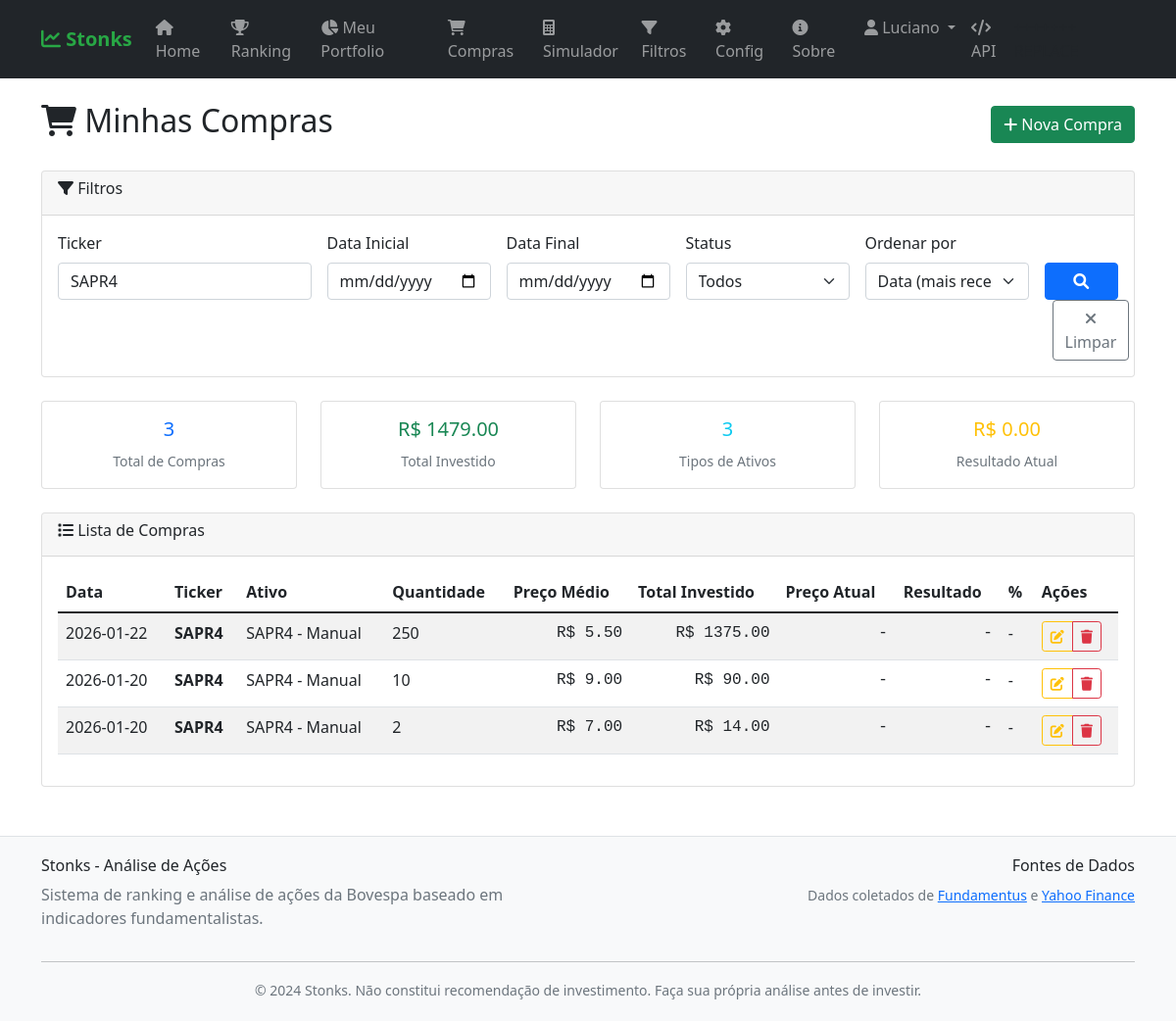
Screenshot of /purchases/?ticker=SAPR4 (signed in) with the database file from the repository.
### tables this page shows
CREATE TABLE users (
                id INTEGER PRIMARY KEY AUTOINCREMENT,
                nome VARCHAR(100) NOT NULL,
                email VARCHAR(100) UNIQUE NOT NULL,
                senha_hash VARCHAR(255) NOT NULL,
                email_verificado BOOLEAN DEFAULT FALSE,
                token_verificacao VARCHAR(255),
                token_reset_senha VARCHAR(255),
                token_expiracao DATETIME,
                data_cadastro DATETIME DEFAULT CURRENT_TIMESTAMP,
                ultimo_login DATETIME,
                ativo BOOLEAN DEFAULT TRUE
            );

CREATE TABLE purchases (
                id INTEGER PRIMARY KEY AUTOINCREMENT,
                user_id INTEGER NOT NULL,
                ticker VARCHAR(10) NOT NULL,
                nome_ativo VARCHAR(200) NOT NULL,
                quantidade INTEGER NOT NULL,
                preco_unitario REAL NOT NULL,
                taxas REAL DEFAULT 0.0,
                custo_total REAL NOT NULL,
                preco_medio REAL NOT NULL,
                data_compra DATE NOT NULL,
                quantidade_vendida INTEGER DEFAULT 0,
                preco_venda REAL,
                data_venda DATE,
                criado_em DATETIME DEFAULT CURRENT_TIMESTAMP,
                atualizado_em DATETIME DEFAULT CURRENT_TIMESTAMP, classe_ativo VARCHAR(50) DEFAULT NULL,
                FOREIGN KEY (user_id) REFERENCES users (id) ON DELETE CASCADE
            );

### routes/purchases.py (the view)
@purchases_bp.route('/')
@login_required
def index():
    try:
        filtros = {
            'ticker': request.args.get('ticker', ''),
            'data_inicio': request.args.get('data_inicio', ''),
            'data_fim': request.args.get('data_fim', ''),
            'ativos_vendidos': request.args.get('ativos_vendidos', ''),
            'ordenacao': request.args.get('ordenacao', 'data_compra_desc'),
            'page': request.args.get('page', 1, type=int),
            'per_page': request.args.get('per_page', 20, type=int)
        }
        order_by = 'data_compra'
        order_dir = 'DESC'
        if filtros['ordenacao']:
            if filtros['ordenacao'] == 'data_compra_asc':
                order_by, order_dir = 'data_compra', 'ASC'
            elif filtros['ordenacao'] == 'data_compra_desc':
                order_by, order_dir = 'data_compra', 'DESC'
            elif filtros['ordenacao'] == 'ticker_asc':
                order_by, order_dir = 'ticker', 'ASC'
            elif filtros['ordenacao'] == 'valor_desc':
                order_by, order_dir = 'custo_total', 'DESC'
        resultado = purchase_service.listar_compras(
            current_user.id,
            page=filtros['page'],
            per_page=filtros['per_page'],
            order_by=order_by,
            order_dir=order_dir,
            ticker_filter=filtros['ticker'] if filtros['ticker'] else None
        )
        if resultado['success']:
            purchases = resultado['compras']
            pagination = resultado['pagination']
            if isinstance(pagination, dict):
                pagination.setdefault('pages', pagination.get('total_pages', 0))
                pagination.setdefault('total_pages', pagination.get('total_pages', 0))
        else:
            flash(resultado['message'], 'error')
            purchases = []
            pagination = {'page': 1, 'per_page': 20, 'total': 0, 'total_pages': 0, 'pages': 0}
        return render_template('purchases/index.html',
                             purchases=purchases,
                             pagination=pagination,
                             filtros=filtros)
    except Exception as e:
        logger.error(f"Erro na listagem de compras: {e}")
        flash('Erro ao carregar compras.', 'error')
        filtros = {
            'ticker': '',
            'data_inicio': '',
            'data_fim': '',
            'ativos_vendidos': '',
            'ordenacao': 'data_compra_desc',
            'page': 1,
            'per_page': 20
        }
        pagination = {'page': 1, 'per_page': 20, 'total': 0, 'total_pages': 0, 'pages': 0}
        return render_template('purchases/index.html', purchases=[], pagination=pagination, filtros=filtros)

### templates/purchases/index.html (shortened to what this page needs)
{% extends "base.html" %}
{% block content %}
<div class="d-flex justify-content-between align-items-center mb-4">
    <h2><i class="fas fa-shopping-cart"></i> Minhas Compras</h2>
    <a href="{{ url_for('purchases.new_purchase') }}" class="btn btn-success">
        <i class="fas fa-plus"></i> Nova Compra
    </a>
</div>
<div class="card mb-4">
    <div class="card-header">
        <h6><i class="fas fa-filter"></i> Filtros</h6>
    </div>
    <div class="card-body">
        <form method="GET" class="row g-3">
            <div class="col-md-3">
                <label for="ticker" class="form-label">Ticker</label>
                <input type="text" class="form-control" id="ticker" name="ticker"
                       value="{{ filtros.ticker or '' }}" placeholder="Ex: PETR4">
            </div>
            <div class="col-md-2">
                <label for="data_inicio" class="form-label">Data Inicial</label>
                <input type="date" class="form-control" id="data_inicio" name="data_inicio"
                       value="{{ filtros.data_inicio or '' }}">
            </div>
            <div class="col-md-2">
                <label for="data_fim" class="form-label">Data Final</label>
                <input type="date" class="form-control" id="data_fim" name="data_fim"
                       value="{{ filtros.data_fim or '' }}">
            </div>
            <div class="col-md-2">
                <label for="ativos_vendidos" class="form-label">Status</label>
                <select class="form-select" id="ativos_vendidos" name="ativos_vendidos">
                    <option value="">Todos</option>
                </select>
            </div>
            <div class="col-md-2">
                <label for="ordenacao" class="form-label">Ordenar por</label>
                <select class="form-select" id="ordenacao" name="ordenacao">
                    <option value="data_compra_desc" {{ 'selected' if filtros.ordenacao == 'data_compra_desc' }}>
                        Data (mais recente)
                    </option>
                </select>
            </div>
            <div class="col-md-1">
                <label class="form-label d-block">&nbsp;</label>
                <button type="submit" class="btn btn-primary w-100">
                    <i class="fas fa-search"></i>
                </button>
            </div>
        </form>
    </div>
</div>
<div class="row mb-4">
    <div class="col-md-3">
        <div class="card text-center">
            <div class="card-body">
                <h5 class="text-primary">{{ pagination.total }}</h5>
                <small class="text-muted">Total de Compras</small>
            </div>
        </div>
    </div>
    <div class="col-md-3">
        <div class="card text-center">
            <div class="card-body">
                <h5 class="text-success">
                    {% set total_investido = purchases | sum(attribute='custo_total') %}
                    R$ {{ "%.2f"|format(total_investido) }}
                </h5>
                <small class="text-muted">Total Investido</small>
            </div>
        </div>
    </div>
    <div class="col-md-3">
        <div class="card text-center">
            <div class="card-body">
                <h5 class="text-info">
                    {{ purchases | length }}
                </h5>
                <small class="text-muted">Tipos de Ativos</small>
            </div>
        </div>
    </div>
    <div class="col-md-3">
        <div class="card text-center">
            <div class="card-body">
                <h5 class="text-warning">
                    R$ 0.00
                </h5>
                <small class="text-muted">Resultado Atual</small>
            </div>
        </div>
    </div>
</div>
<div class="card">
    <div class="card-header">
        <h6><i class="fas fa-list"></i> Lista de Compras</h6>
    </div>
    <div class="card-body">
        {% if purchases %}
        <div class="table-responsive">
            <table class="table table-striped table-hover">
                <thead>
                    <tr>
                        <th>Data</th>
                        <th>Ticker</th>
                        <th>Ativo</th>
                        <th>Quantidade</th>
                        <th>Preço Médio</th>
                        <th>Total Investido</th>
                        <th>Preço Atual</th>
                        <th>Resultado</th>
                        <th>%</th>
                        <th>Ações</th>
                    </tr>
                </thead>
                <tbody>
                    {% for purchase in purchases %}
                    <tr>
                        <td>{{ purchase.data_compra[:10] }}</td>
                        <td>
                            <strong>{{ purchase.ticker }}</strong>
                        </td>
                        <td>{{ purchase.nome_ativo }}</td>
                        <td>{{ purchase.quantidade }}</td>
                        <td class="indicator-value">R$ {{ "%.2f"|format(purchase.preco_medio) }}</td>
                        <td class="indicator-value">R$ {{ "%.2f"|format(purchase.custo_total) }}</td>
                        <td class="indicator-value">-</td>
                        <td class="indicator-value">-</td>
                        <td>-</td>
                        <td>
                            <div class="btn-group btn-group-sm" role="group">
                                <a href="{{ url_for('purchases.edit_purchase', purchase_id=purchase.id) }}"
                                   class="btn btn-outline-warning" title="Editar">
                                    <i class="fas fa-edit"></i>
                                </a>
                                <button type="button" class="btn btn-outline-danger"
                                        onclick="confirmarExclusao('{{ purchase.id }}')" title="Excluir">
                                    <i class="fas fa-trash"></i>
                                </button>
                            </div>
                        </td>
                    </tr>
                    {% endfor %}
                </tbody>
            </table>
        </div>
        {% endif %}
    </div>
</div>
{% endblock %}

### templates/base.html (shortened to what this page needs)
<!DOCTYPE html>
<html lang="pt-BR">
<head>
    <link href="https://cdn.jsdelivr.net/npm/bootstrap@5.1.3/dist/css/bootstrap.min.css" rel="stylesheet">
    <link href="https://cdnjs.cloudflare.com/ajax/libs/font-awesome/6.0.0/css/all.min.css" rel="stylesheet">
</head>
<body>
    <nav class="navbar navbar-expand-lg navbar-dark bg-dark">
        <div class="container">
            <a class="navbar-brand" href="{{ url_for('main.index') }}">
                <i class="fas fa-chart-line"></i> Stonks
            </a>
            <div class="collapse navbar-collapse" id="navbarNav">
                <ul class="navbar-nav me-auto">
                    <li class="nav-item">
                        <a class="nav-link" href="{{ url_for('main.index') }}">
                            <i class="fas fa-home"></i> Home
                        </a>
                    </li>
                    <li class="nav-item">
                        <a class="nav-link" href="{{ url_for('main.ranking') }}">
                            <i class="fas fa-trophy"></i> Ranking
                        </a>
                    </li>
                    {% if current_user.is_authenticated %}
                    <li class="nav-item">
                        <a class="nav-link" href="{{ url_for('purchases.dashboard') }}">
                            <i class="fas fa-chart-pie"></i> Meu Portfolio
                        </a>
                    </li>
                    <li class="nav-item">
                        <a class="nav-link" href="{{ url_for('purchases.index') }}">
                            <i class="fas fa-shopping-cart"></i> Compras
                        </a>
                    </li>
                    {% endif %}
                    <li class="nav-item">
                        <a class="nav-link" href="{{ url_for('main.simulador') }}">
                            <i class="fas fa-calculator"></i> Simulador
                        </a>
                    </li>
                    <li class="nav-item">
                        <a class="nav-link" href="{{ url_for('main.filter_stocks') }}">
                            <i class="fas fa-filter"></i> Filtros
                        </a>
                    </li>
                    <li class="nav-item">
                        <a class="nav-link" href="{{ url_for('main.config') }}">
                            <i class="fas fa-cog"></i> Config
                        </a>
                    </li>
                    <li class="nav-item">
                        <a class="nav-link" href="{{ url_for('main.about') }}">
                            <i class="fas fa-info-circle"></i> Sobre
                        </a>
                    </li>
                </ul>
                <ul class="navbar-nav">
                    {% if current_user.is_authenticated %}
                    <li class="nav-item dropdown">
                        <a class="nav-link dropdown-toggle" href="#" id="navbarDropdown" role="button" data-bs-toggle="dropdown">
                            <i class="fas fa-user"></i> {{ current_user.nome.split(' ')[0] }}
                        </a>
                    </li>
                    {% endif %}
                    <li class="nav-item">
                        <a class="nav-link" href="/api/ranking" target="_blank">
                            <i class="fas fa-code"></i> API
                        </a>
                    </li>
                </ul>
            </div>
        </div>
    </nav>
    <main class="container mt-4">
        {% block content %}{% endblock %}
    </main>
    <footer class="footer">
        <div class="container">
            <div class="row">
                <div class="col-md-6">
                    <h6>Stonks - Análise de Ações</h6>
                    <p class="text-muted">Sistema de ranking e análise de ações da Bovespa baseado em indicadores fundamentalistas.</p>
                </div>
                <div class="col-md-6 text-md-end">
                    <h6>Fontes de Dados</h6>
                    <p class="text-muted">
                        <small>
                            Dados coletados de <a href="https://www.fundamentus.com.br" target="_blank">Fundamentus</a>
                            e <a href="https://finance.yahoo.com" target="_blank">Yahoo Finance</a>
                        </small>
                    </p>
                </div>
            </div>
            <hr>
            <div class="text-center">
                <small class="text-muted">
                    © 2024 Stonks. Não constitui recomendação de investimento.
                    Faça sua própria análise antes de investir.
                </small>
            </div>
        </div>
    </footer>
</body>
</html>

### rows the page displays
users: nome "Luciano"
purchases: data_compra "2026-01-22", ticker "SAPR4", nome_ativo "SAPR4 - Manual", quantidade "250", preco_medio "5.50", custo_total "1375.00"
purchases: data_compra "2026-01-20", ticker "SAPR4", nome_ativo "SAPR4 - Manual", quantidade "10", preco_medio "9.00", custo_total "90.00"
purchases: data_compra "2026-01-20", ticker "SAPR4", nome_ativo "SAPR4 - Manual", quantidade "2", preco_medio "7.00", custo_total "14.00"

### other values shown
{{ pagination.total }} "3"
{{ "%.2f"|format(total_investido) }} "1479.00"
{{ purchases | length }} "3"
